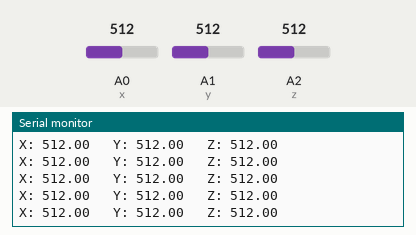
A sketch run on a simulated Arduino Uno, built with avr-gcc and run on an emulated ATmega328P. On the bench: the last lines printed to the serial monitor. The test bench sets the inputs (shaded band); at power-on: A1 (y) = 512, A0 (x) = 512, A2 (z) = 512.

Above: at 4.2 s.
4.3 s: A1 (y) set to 105
At 5.1 s:
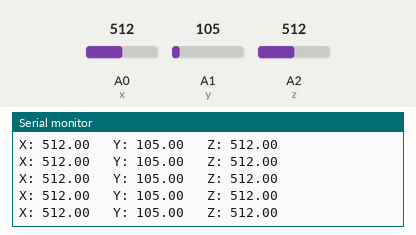
7.3 s: A1 (y) set to 89
At 8.2 s:
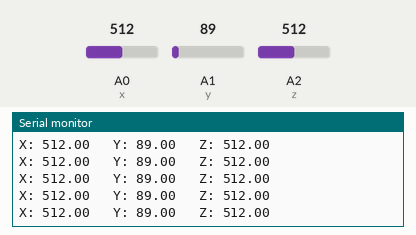
10.3 s: A0 (x) set to 110
At 11.4 s:
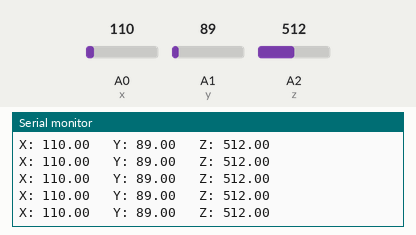
11.8 s: A0 (x) set to 92
At 12.8 s:
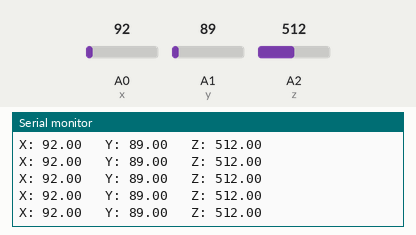
Timing chart, 0 to 14.8 s (numbered marks = the images above; inputs shaded):
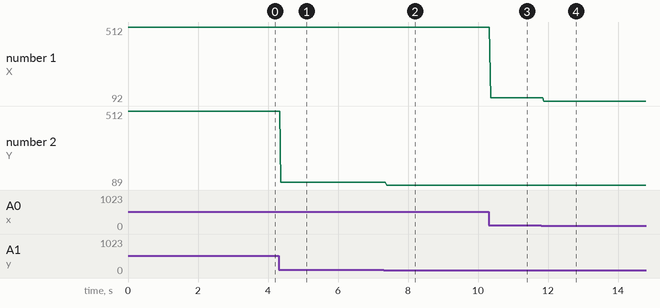

The sketch:

acelerometro.ino
```cpp
#define x A0
#define y A1
#define z A2

float valX = 0;
float valY = 0;
float valZ = 0;

void setup() {
  //pinMode(led, OUTPUT);
  Serial.begin(9600); //Nos permite comunicarnos entre la computadora y el arduino a esa velocidad de 9600
}

void loop() {
  valX = analogRead(x);
  valY = analogRead(y);
  valZ = analogRead(z);

  Serial.print("X: ");
  Serial.print(valX);
  Serial.print("   Y: ");
  Serial.print(valY);
  Serial.print("   Z: ");
  Serial.println(valZ);

  delay(10);
}
```

Measured:
- after the input at 4.3 s, the serial monitor: prints a new line after 0.07 s (image 1)
- after the input at 7.3 s, the serial monitor: prints a new line after 0.09 s (image 2)
- after the input at 10.3 s, the serial monitor: prints a new line after 0.06 s (image 3)
- after the input at 11.8 s, the serial monitor: prints a new line after 0.08 s (image 4)
- plotted number 1: 512 → 110 after the input at 10.3 s, 110 → 92 after the input at 11.8 s
- plotted number 2: 512 → 105 after the input at 4.3 s, 105 → 89 after the input at 7.3 s
